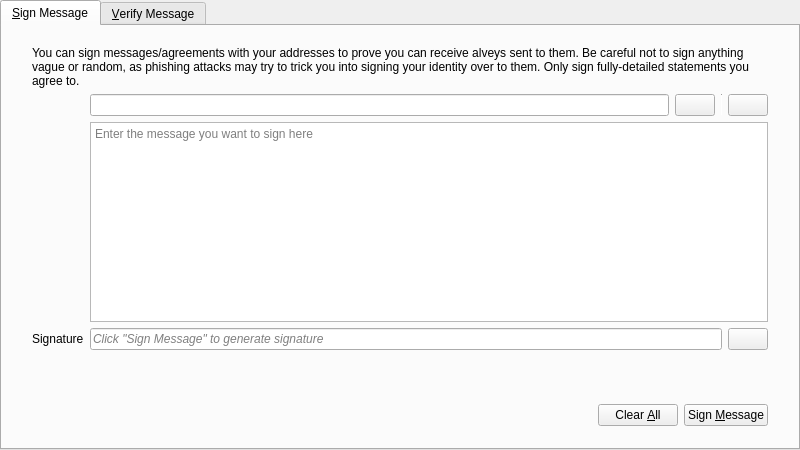
<?xml version="1.0" encoding="UTF-8"?>
<ui version="4.0">
 <class>SignVerifyMessageDialog</class>
 <widget class="QDialog" name="SignVerifyMessageDialog">
  <property name="geometry">
   <rect>
    <x>0</x>
    <y>0</y>
    <width>800</width>
    <height>450</height>
   </rect>
  </property>
  <property name="windowTitle">
   <string>Signatures - Sign / Verify a Message</string>
  </property>
  <property name="modal">
   <bool>true</bool>
  </property>
  <layout class="QVBoxLayout" name="verticalLayout">
   <property name="leftMargin">
    <number>0</number>
   </property>
   <property name="topMargin">
    <number>0</number>
   </property>
   <property name="rightMargin">
    <number>0</number>
   </property>
   <property name="bottomMargin">
    <number>0</number>
   </property>
   <item>
    <widget class="QTabWidget" name="tabWidget">
     <property name="currentIndex">
      <number>0</number>
     </property>
     <widget class="QWidget" name="tabSignMessage">
      <attribute name="title">
       <string>&amp;Sign Message</string>
      </attribute>
      <layout class="QVBoxLayout" name="verticalLayout_SM">
       <property name="leftMargin">
        <number>0</number>
       </property>
       <property name="topMargin">
        <number>0</number>
       </property>
       <property name="rightMargin">
        <number>0</number>
       </property>
       <property name="bottomMargin">
        <number>0</number>
       </property>
       <item>
        <layout class="QVBoxLayout" name="verticalLayout_3">
         <property name="leftMargin">
          <number>30</number>
         </property>
         <property name="topMargin">
          <number>20</number>
         </property>
         <property name="rightMargin">
          <number>30</number>
         </property>
         <property name="bottomMargin">
          <number>20</number>
         </property>
         <item>
          <layout class="QGridLayout" name="gridLayout">
           <item row="1" column="1">
            <layout class="QHBoxLayout" name="horizontalLayout_1_SM">
             <property name="spacing">
              <number>6</number>
             </property>
             <item>
              <widget class="QValidatedLineEdit" name="addressIn_SM">
               <property name="toolTip">
                <string>The Alvey address to sign the message with</string>
               </property>
              </widget>
             </item>
             <item>
              <widget class="AlveyPushButton" name="addressBookButton_SM">
               <property name="toolTip">
                <string>Choose previously used address</string>
               </property>
               <property name="text">
                <string/>
               </property>
               <property name="icon">
                <iconset resource="../bitcoin.qrc">
                 <normaloff>:/icons/address-book</normaloff>:/icons/address-book</iconset>
               </property>
               <property name="shortcut">
                <string>Alt+A</string>
               </property>
               <property name="autoDefault">
                <bool>false</bool>
               </property>
              </widget>
             </item>
             <item>
              <widget class="Line" name="vLine">
               <property name="maximumSize">
                <size>
                 <width>1</width>
                 <height>22</height>
                </size>
               </property>
               <property name="orientation">
                <enum>Qt::Vertical</enum>
               </property>
              </widget>
             </item>
             <item>
              <widget class="AlveyPushButton" name="pasteButton_SM">
               <property name="toolTip">
                <string>Paste address from clipboard</string>
               </property>
               <property name="text">
                <string/>
               </property>
               <property name="icon">
                <iconset resource="../bitcoin.qrc">
                 <normaloff>:/icons/editpaste</normaloff>:/icons/editpaste</iconset>
               </property>
               <property name="shortcut">
                <string>Alt+P</string>
               </property>
               <property name="autoDefault">
                <bool>false</bool>
               </property>
              </widget>
             </item>
            </layout>
           </item>
           <item row="2" column="1">
            <widget class="QPlainTextEdit" name="messageIn_SM">
             <property name="toolTip">
              <string>Enter the message you want to sign here</string>
             </property>
             <property name="placeholderText">
              <string>Enter the message you want to sign here</string>
             </property>
            </widget>
           </item>
           <item row="3" column="1">
            <layout class="QHBoxLayout" name="horizontalLayout_2_SM">
             <property name="spacing">
              <number>6</number>
             </property>
             <item>
              <widget class="QLineEdit" name="signatureOut_SM">
               <property name="font">
                <font>
                 <italic>true</italic>
                </font>
               </property>
               <property name="readOnly">
                <bool>true</bool>
               </property>
               <property name="placeholderText">
                <string>Click &quot;Sign Message&quot; to generate signature</string>
               </property>
              </widget>
             </item>
             <item>
              <widget class="AlveyPushButton" name="copySignatureButton_SM">
               <property name="toolTip">
                <string>Copy the current signature to the system clipboard</string>
               </property>
               <property name="text">
                <string/>
               </property>
               <property name="icon">
                <iconset resource="../bitcoin.qrc">
                 <normaloff>:/icons/editcopy</normaloff>:/icons/editcopy</iconset>
               </property>
               <property name="autoDefault">
                <bool>false</bool>
               </property>
              </widget>
             </item>
            </layout>
           </item>
           <item row="3" column="0">
            <widget class="QLabel" name="signatureLabel_SM">
             <property name="text">
              <string>Signature</string>
             </property>
             <property name="textFormat">
              <enum>Qt::PlainText</enum>
             </property>
            </widget>
           </item>
           <item row="0" column="0" colspan="2">
            <widget class="QLabel" name="infoLabel_SM">
             <property name="text">
              <string>You can sign messages/agreements with your addresses to prove you can receive alveys sent to them. Be careful not to sign anything vague or random, as phishing attacks may try to trick you into signing your identity over to them. Only sign fully-detailed statements you agree to.</string>
             </property>
             <property name="textFormat">
              <enum>Qt::PlainText</enum>
             </property>
             <property name="wordWrap">
              <bool>true</bool>
             </property>
            </widget>
           </item>
          </layout>
         </item>
        </layout>
       </item>
       <item>
        <widget class="QWidget" name="buttonsContainerWhite" native="true">
         <layout class="QHBoxLayout" name="horizontalLayout">
          <property name="leftMargin">
           <number>30</number>
          </property>
          <property name="topMargin">
           <number>15</number>
          </property>
          <property name="rightMargin">
           <number>30</number>
          </property>
          <item>
           <spacer name="horizontalSpacer_1_SM">
            <property name="orientation">
             <enum>Qt::Horizontal</enum>
            </property>
            <property name="sizeHint" stdset="0">
             <size>
              <width>40</width>
              <height>48</height>
             </size>
            </property>
           </spacer>
          </item>
          <item>
           <widget class="QLabel" name="statusLabel_SM">
            <property name="font">
             <font>
              <weight>75</weight>
              <bold>true</bold>
             </font>
            </property>
            <property name="text">
             <string/>
            </property>
            <property name="wordWrap">
             <bool>true</bool>
            </property>
           </widget>
          </item>
          <item>
           <spacer name="horizontalSpacer_2_SM">
            <property name="orientation">
             <enum>Qt::Horizontal</enum>
            </property>
            <property name="sizeHint" stdset="0">
             <size>
              <width>40</width>
              <height>48</height>
             </size>
            </property>
           </spacer>
          </item>
          <item>
           <widget class="AlveyPushButton" name="clearButton_SM">
            <property name="toolTip">
             <string>Reset all sign message fields</string>
            </property>
            <property name="text">
             <string>Clear &amp;All</string>
            </property>
            <property name="icon">
             <iconset resource="../bitcoin.qrc">
              <normaloff>:/icons/remove</normaloff>:/icons/remove</iconset>
            </property>
            <property name="autoDefault">
             <bool>false</bool>
            </property>
           </widget>
          </item>
          <item>
           <widget class="AlveyPushButton" name="signMessageButton_SM">
            <property name="toolTip">
             <string>Sign the message to prove you own this Alvey address</string>
            </property>
            <property name="text">
             <string>Sign &amp;Message</string>
            </property>
            <property name="icon">
             <iconset resource="../bitcoin.qrc">
              <normaloff>:/icons/edit</normaloff>:/icons/edit</iconset>
            </property>
            <property name="autoDefault">
             <bool>false</bool>
            </property>
           </widget>
          </item>
         </layout>
        </widget>
       </item>
      </layout>
     </widget>
     <widget class="QWidget" name="tabVerifyMessage">
      <attribute name="title">
       <string>&amp;Verify Message</string>
      </attribute>
      <layout class="QVBoxLayout" name="verticalLayout_VM">
       <property name="leftMargin">
        <number>0</number>
       </property>
       <property name="topMargin">
        <number>0</number>
       </property>
       <property name="rightMargin">
        <number>0</number>
       </property>
       <property name="bottomMargin">
        <number>0</number>
       </property>
       <item>
        <layout class="QVBoxLayout" name="verticalLayout_2">
         <property name="leftMargin">
          <number>30</number>
         </property>
         <property name="topMargin">
          <number>20</number>
         </property>
         <property name="rightMargin">
          <number>30</number>
         </property>
         <property name="bottomMargin">
          <number>20</number>
         </property>
         <item>
          <widget class="QLabel" name="infoLabel_VM">
           <property name="text">
            <string>Enter the receiver's address, message (ensure you copy line breaks, spaces, tabs, etc. exactly) and signature below to verify the message. Be careful not to read more into the signature than what is in the signed message itself, to avoid being tricked by a man-in-the-middle attack. Note that this only proves the signing party receives with the address, it cannot prove sendership of any transaction!</string>
           </property>
           <property name="textFormat">
            <enum>Qt::PlainText</enum>
           </property>
           <property name="alignment">
            <set>Qt::AlignLeading|Qt::AlignLeft|Qt::AlignTop</set>
           </property>
           <property name="wordWrap">
            <bool>true</bool>
           </property>
          </widget>
         </item>
         <item>
          <layout class="QHBoxLayout" name="horizontalLayout_1_VM">
           <property name="spacing">
            <number>6</number>
           </property>
           <item>
            <widget class="QValidatedLineEdit" name="addressIn_VM">
             <property name="toolTip">
              <string>The Alvey address the message was signed with</string>
             </property>
            </widget>
           </item>
           <item>
            <widget class="AlveyPushButton" name="addressBookButton_VM">
             <property name="toolTip">
              <string>Choose previously used address</string>
             </property>
             <property name="text">
              <string/>
             </property>
             <property name="icon">
              <iconset resource="../bitcoin.qrc">
               <normaloff>:/icons/address-book</normaloff>:/icons/address-book</iconset>
             </property>
             <property name="shortcut">
              <string>Alt+A</string>
             </property>
             <property name="autoDefault">
              <bool>false</bool>
             </property>
            </widget>
           </item>
          </layout>
         </item>
         <item>
          <widget class="QPlainTextEdit" name="messageIn_VM">
           <property name="toolTip">
            <string>The signed message to verify</string>
           </property>
           <property name="placeholderText">
            <string>The signed message to verify</string>
           </property>
          </widget>
         </item>
         <item>
          <widget class="QValidatedLineEdit" name="signatureIn_VM">
           <property name="toolTip">
            <string>The signature given when the message was signed</string>
           </property>
           <property name="placeholderText">
            <string>The signature given when the message was signed</string>
           </property>
          </widget>
         </item>
        </layout>
       </item>
       <item>
        <widget class="QWidget" name="buttonsContainerWhite_" native="true">
         <layout class="QHBoxLayout" name="horizontalLayout_2">
          <property name="leftMargin">
           <number>30</number>
          </property>
          <property name="topMargin">
           <number>15</number>
          </property>
          <property name="rightMargin">
           <number>30</number>
          </property>
          <item>
           <spacer name="horizontalSpacer_1_VM">
            <property name="orientation">
             <enum>Qt::Horizontal</enum>
            </property>
            <property name="sizeHint" stdset="0">
             <size>
              <width>40</width>
              <height>48</height>
             </size>
            </property>
           </spacer>
          </item>
          <item>
           <widget class="QLabel" name="statusLabel_VM">
            <property name="font">
             <font>
              <weight>75</weight>
              <bold>true</bold>
             </font>
            </property>
            <property name="text">
             <string/>
            </property>
            <property name="wordWrap">
             <bool>true</bool>
            </property>
           </widget>
          </item>
          <item>
           <spacer name="horizontalSpacer_2_VM">
            <property name="orientation">
             <enum>Qt::Horizontal</enum>
            </property>
            <property name="sizeHint" stdset="0">
             <size>
              <width>40</width>
              <height>48</height>
             </size>
            </property>
           </spacer>
          </item>
          <item>
           <widget class="AlveyPushButton" name="clearButton_VM">
            <property name="toolTip">
             <string>Reset all verify message fields</string>
            </property>
            <property name="text">
             <string>Clear &amp;All</string>
            </property>
            <property name="icon">
             <iconset resource="../bitcoin.qrc">
              <normaloff>:/icons/remove</normaloff>:/icons/remove</iconset>
            </property>
            <property name="autoDefault">
             <bool>false</bool>
            </property>
           </widget>
          </item>
          <item>
           <widget class="AlveyPushButton" name="verifyMessageButton_VM">
            <property name="toolTip">
             <string>Verify the message to ensure it was signed with the specified Alvey address</string>
            </property>
            <property name="text">
             <string>Verify &amp;Message</string>
            </property>
            <property name="icon">
             <iconset resource="../bitcoin.qrc">
              <normaloff>:/icons/transaction_0</normaloff>:/icons/transaction_0</iconset>
            </property>
            <property name="autoDefault">
             <bool>false</bool>
            </property>
           </widget>
          </item>
         </layout>
        </widget>
       </item>
      </layout>
     </widget>
    </widget>
   </item>
  </layout>
 </widget>
 <customwidgets>
  <customwidget>
   <class>QValidatedLineEdit</class>
   <extends>QLineEdit</extends>
   <header>qt/qvalidatedlineedit.h</header>
  </customwidget>
  <customwidget>
   <class>AlveyPushButton</class>
   <extends>QPushButton</extends>
   <header>qt/alveypushbutton.h</header>
  </customwidget>
 </customwidgets>
 <resources>
  <include location="../bitcoin.qrc"/>
 </resources>
 <connections/>
</ui>
